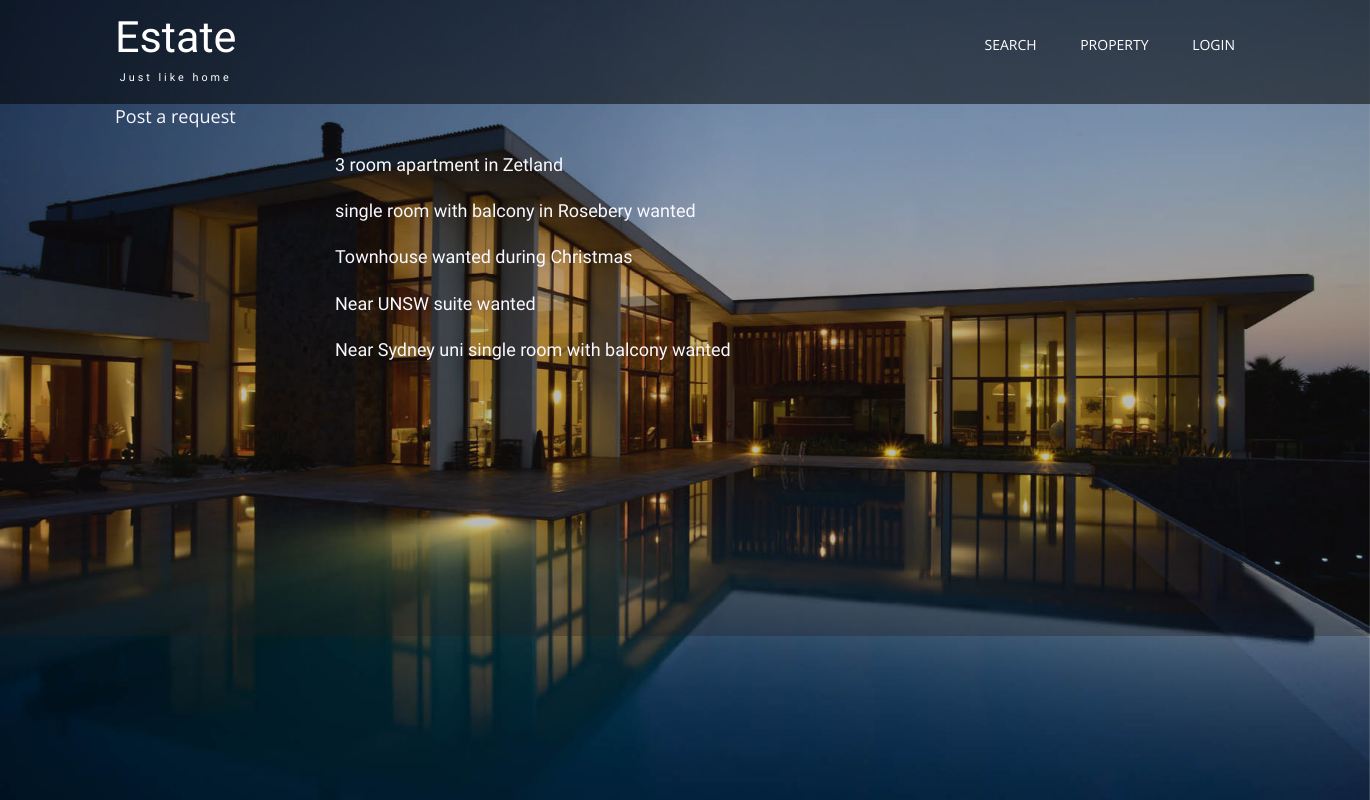
The page /request on the database its author committed.
### tables this page shows
CREATE TABLE requests(
                    ID int primary key not null,
                    title char(50) not null,
                    address char(50) not null,
                    room_num int not null,
                    start_date char(50) not null,
                    end_date char(50) not null,
                    message char(250) not null,
                    user_id int );

### project.py (the view)
@app.route('/request')
def request_index():
    posts = getRequest()
    return render_template('request_index.html', request1=posts)

### project.py (called while the page is built)
def tupletodict(keys, tup):
    return dict(zip(keys, tup))

def getRequest():
    conn = sqlite3.connect('small.db', detect_types=sqlite3.PARSE_DECLTYPES, check_same_thread=False)
    cur = conn.cursor()
    keys = [
        "ID",
        "title",
        "address",
        "room_num",
        "start_date",
        "end_date",
        "message",
        "user_id"
    ]
    info_tuples = cur.execute("""SELECT * FROM requests;""")
    posts = [tupletodict(keys, tup) for tup in info_tuples]
    conn.close()
    return posts

### templates/request_index.html (shortened to what this page needs)
{% extends "base.html" %}
{% block body_contents %}
    <a href="./post_request">Post a request</a>
    {% for request in request1 %}
        <div class="content col-sm-12 col-lg-offset-2">
            <div class="content col-sm-6">
                <p style="color: #f8f8ff; margin-bottom: 20px; font-weight: 400">
                <h3><a style="color: #f8f8ff" href="/view_request?requestID={{ request.ID }}">{{ request.title }}</a></h3>
            </div>
        </div>
    {% endfor %}
{% endblock %}

### css/style.css (style rules this page uses)
body { margin:0; padding:0; background:#fff; font-family: 'Open Sans', sans-serif; }
h1,h2,h3,h4,h5,h6 { margin:0; font-family: 'Work Sans', sans-serif; }
p { margin:0; font-size:14px; }

### css/smoothbox.css (style rules this page uses)
body, html { height:100%; width:100%; }

### templates/request_index.html (style rules this page uses)
a { font-size:large; color:#f8f8ff; margin-right:100px; text-decoration:none; display:inline-block; }

### rows shown on the page
requests: title "3 room apartment in Zetland"
requests: title "single room with balcony in Rosebery wanted"
requests: title "Townhouse wanted during Christmas"
requests: title "Near UNSW suite wanted"
requests: title "Near Sydney uni single room with balcony wanted"
